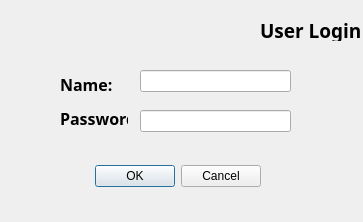
<?xml version="1.0" encoding="UTF-8"?>
<ui version="4.0">
 <class>Login</class>
 <widget class="QDialog" name="Login">
  <property name="geometry">
   <rect>
    <x>0</x>
    <y>0</y>
    <width>363</width>
    <height>222</height>
   </rect>
  </property>
  <property name="windowTitle">
   <string>4G Remote Monitoring System</string>
  </property>
  <widget class="QDialogButtonBox" name="buttonBox">
   <property name="geometry">
    <rect>
     <x>-90</x>
     <y>160</y>
     <width>351</width>
     <height>32</height>
    </rect>
   </property>
   <property name="orientation">
    <enum>Qt::Horizontal</enum>
   </property>
   <property name="standardButtons">
    <set>QDialogButtonBox::Cancel|QDialogButtonBox::Ok</set>
   </property>
  </widget>
  <widget class="QLabel" name="label">
   <property name="geometry">
    <rect>
     <x>260</x>
     <y>20</y>
     <width>131</width>
     <height>21</height>
    </rect>
   </property>
   <property name="font">
    <font>
     <family>Adobe Caslon Pro</family>
     <pointsize>14</pointsize>
     <weight>75</weight>
     <bold>true</bold>
    </font>
   </property>
   <property name="text">
    <string>User Login</string>
   </property>
  </widget>
  <widget class="QLineEdit" name="lineEdit_name">
   <property name="geometry">
    <rect>
     <x>140</x>
     <y>70</y>
     <width>151</width>
     <height>22</height>
    </rect>
   </property>
  </widget>
  <widget class="QLineEdit" name="lineEdit_psw">
   <property name="geometry">
    <rect>
     <x>140</x>
     <y>110</y>
     <width>151</width>
     <height>22</height>
    </rect>
   </property>
   <property name="echoMode">
    <enum>QLineEdit::Password</enum>
   </property>
  </widget>
  <widget class="QWidget" name="">
   <property name="geometry">
    <rect>
     <x>60</x>
     <y>70</y>
     <width>68</width>
     <height>62</height>
    </rect>
   </property>
   <layout class="QVBoxLayout" name="verticalLayout">
    <item>
     <widget class="QLabel" name="label_2">
      <property name="font">
       <font>
        <family>Adobe Caslon Pro</family>
        <pointsize>12</pointsize>
        <weight>75</weight>
        <bold>true</bold>
       </font>
      </property>
      <property name="text">
       <string>Name:</string>
      </property>
     </widget>
    </item>
    <item>
     <widget class="QLabel" name="label_3">
      <property name="font">
       <font>
        <family>Adobe Caslon Pro</family>
        <pointsize>12</pointsize>
        <weight>75</weight>
        <bold>true</bold>
       </font>
      </property>
      <property name="text">
       <string>Password:</string>
      </property>
     </widget>
    </item>
   </layout>
  </widget>
  <zorder>label</zorder>
  <zorder>label_2</zorder>
  <zorder>label_3</zorder>
  <zorder>lineEdit_name</zorder>
  <zorder>lineEdit_psw</zorder>
  <zorder>buttonBox</zorder>
 </widget>
 <resources/>
 <connections>
  <connection>
   <sender>buttonBox</sender>
   <signal>accepted()</signal>
   <receiver>Login</receiver>
   <slot>accept()</slot>
   <hints>
    <hint type="sourcelabel">
     <x>248</x>
     <y>254</y>
    </hint>
    <hint type="destinationlabel">
     <x>157</x>
     <y>274</y>
    </hint>
   </hints>
  </connection>
  <connection>
   <sender>buttonBox</sender>
   <signal>rejected()</signal>
   <receiver>Login</receiver>
   <slot>reject()</slot>
   <hints>
    <hint type="sourcelabel">
     <x>316</x>
     <y>260</y>
    </hint>
    <hint type="destinationlabel">
     <x>286</x>
     <y>274</y>
    </hint>
   </hints>
  </connection>
 </connections>
</ui>
